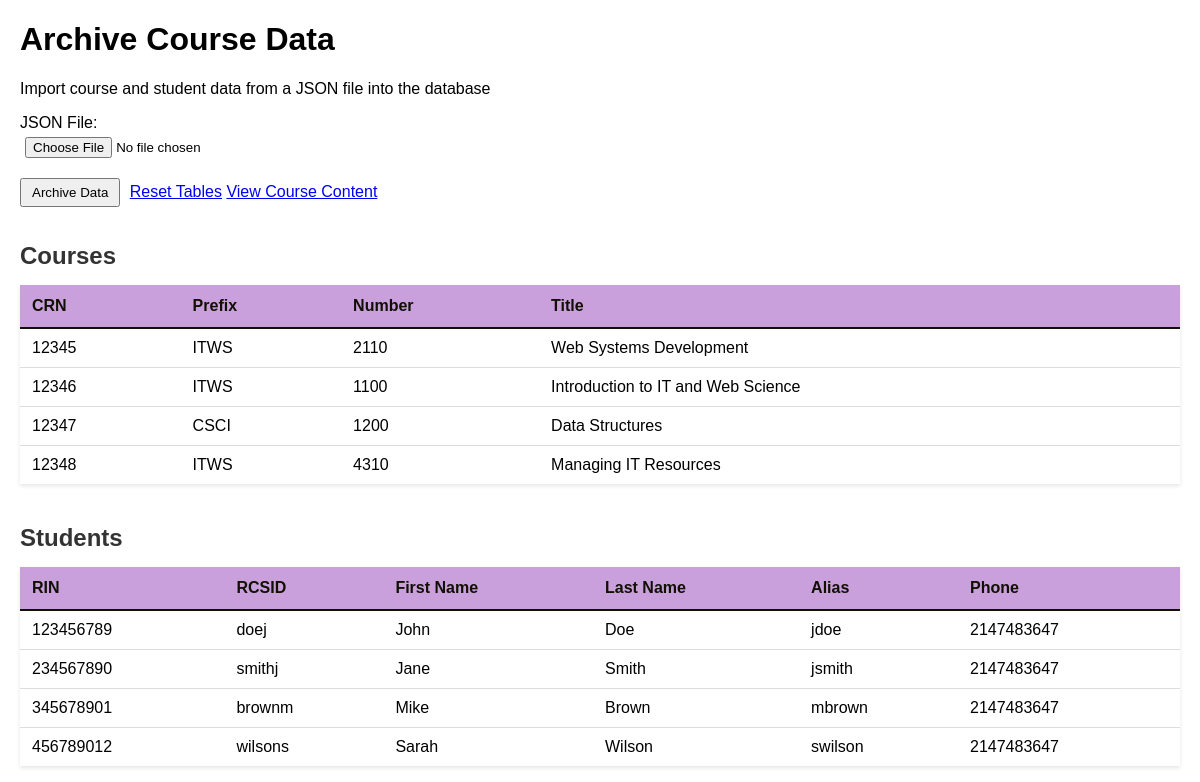
Before: / with the older database file.
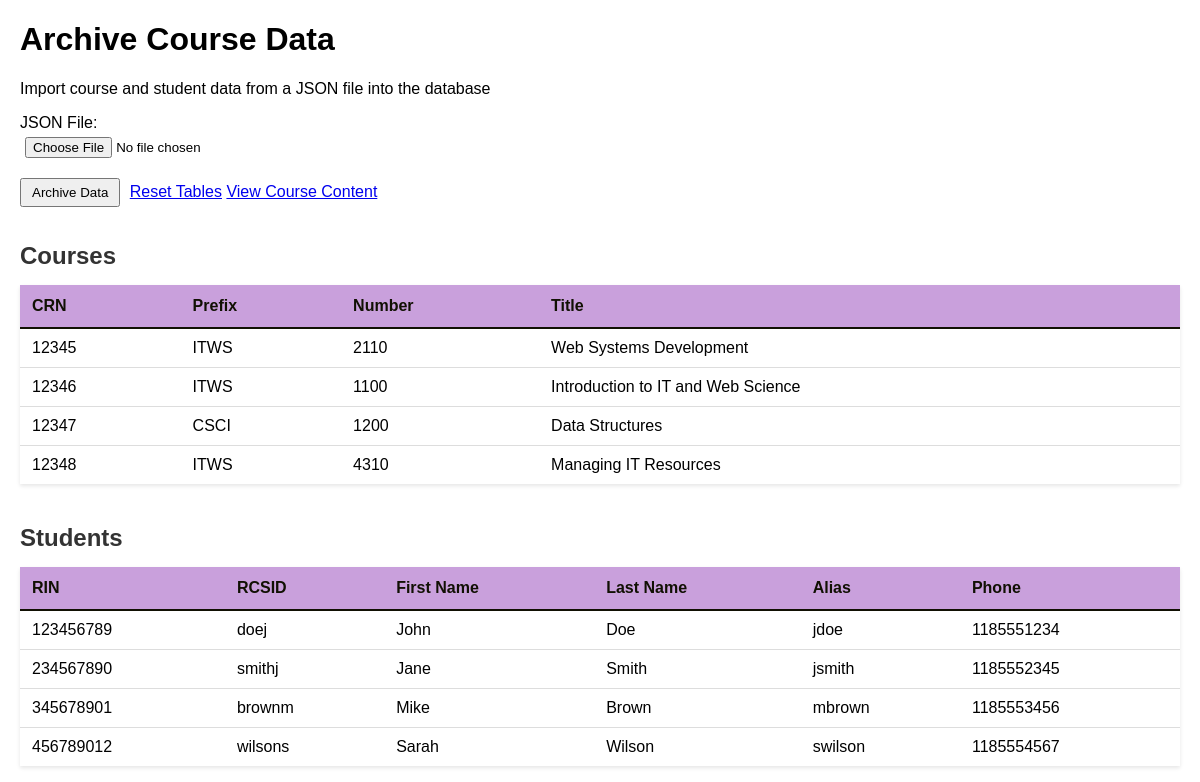
After: the same page with the newer database file.
### tables this page shows
CREATE TABLE IF NOT EXISTS courses (
    crn INT(11) PRIMARY KEY,
    prefix VARCHAR(4) NOT NULL,
    number SMALLINT(4) NOT NULL,
    title VARCHAR(255) NOT NULL,
    course_content JSON
);

CREATE TABLE IF NOT EXISTS students (
    RIN INT(9) PRIMARY KEY,
    RCSID CHAR(7),
    first_name VARCHAR(100) NOT NULL,
    last_name VARCHAR(100) NOT NULL,
    alias VARCHAR(100) NOT NULL,
    phone INT(10)
);

### index.php (the view, shortened to what this page needs)
<?php
require_once 'db_connect.php';
$courses = [];
$students = [];
if (isset($conn)) {
    $coursesResult = $conn->query("SELECT crn, prefix, number, title FROM courses ORDER BY crn");
    if ($coursesResult && $coursesResult->num_rows > 0) {
        while ($row = $coursesResult->fetch_assoc()) {
            $courses[] = $row;
        }
    }
    $studentsResult = $conn->query("SELECT RIN, RCSID, first_name, last_name, alias, phone FROM students ORDER BY RIN");
    if ($studentsResult && $studentsResult->num_rows > 0) {
        while ($row = $studentsResult->fetch_assoc()) {
            $students[] = $row;
        }
    }
}
?>
<!DOCTYPE html>
<html lang="en">
<head>
    <link rel="stylesheet" href="style.css">
</head>
<body>
    <h1>Archive Course Data</h1>
    <p>Import course and student data from a JSON file into the database</p>
    <form id="archiveForm">
        <div class="form-group">
            <label for="json_file">JSON File:</label>
            <input type="file" id="json_file" name="json_file" accept=".json" required>
        </div>
        <button type="submit">Archive Data</button>
        <a href="reset.php">Reset Tables</a>
        <a href="viewer.php">View Course Content</a>
    </form>
    <div class="tables-container">
        <div class="table-section">
            <h2>Courses</h2>
            <?php if (empty($courses)): ?>
                <p>No courses in database.</p>
            <?php else: ?>
                <table class="data-table">
                    <thead>
                        <tr>
                            <th>CRN</th>
                            <th>Prefix</th>
                            <th>Number</th>
                            <th>Title</th>
                        </tr>
                    </thead>
                    <tbody>
                        <?php foreach ($courses as $course): ?>
                            <tr>
                                <td><?php echo htmlspecialchars($course['crn']); ?></td>
                                <td><?php echo htmlspecialchars($course['prefix']); ?></td>
                                <td><?php echo htmlspecialchars($course['number']); ?></td>
                                <td><?php echo htmlspecialchars($course['title']); ?></td>
                            </tr>
                        <?php endforeach; ?>
                    </tbody>
                </table>
            <?php endif; ?>
        </div>
        <div class="table-section">
            <h2>Students</h2>
            <?php if (empty($students)): ?>
                <p>No students in database.</p>
            <?php else: ?>
                <table class="data-table">
                    <thead>
                        <tr>
                            <th>RIN</th>
                            <th>RCSID</th>
                            <th>First Name</th>
                            <th>Last Name</th>
                            <th>Alias</th>
                            <th>Phone</th>
                        </tr>
                    </thead>
                    <tbody>
                        <?php foreach ($students as $student): ?>
                            <tr>
                                <td><?php echo htmlspecialchars($student['RIN']); ?></td>
                                <td><?php echo htmlspecialchars($student['RCSID'] ?? ''); ?></td>
                                <td><?php echo htmlspecialchars($student['first_name']); ?></td>
                                <td><?php echo htmlspecialchars($student['last_name']); ?></td>
                                <td><?php echo htmlspecialchars($student['alias']); ?></td>
                                <td><?php echo htmlspecialchars($student['phone'] ?? ''); ?></td>
                            </tr>
                        <?php endforeach; ?>
                    </tbody>
                </table>
            <?php endif; ?>
        </div>
    </div>
</body>
</html>

### style.css (style rules this page uses)
body { margin: 20px; font-family: Arial, sans-serif; }
.form-group { margin: 10px 0; }
label { display: block; }
input { padding: 5px; }
button, .btn-secondary { padding: 5px 10px; margin: 5px 5px 5px 0; }
.tables-container { margin-top: 30px; }
.table-section { margin-bottom: 40px; }
.table-section h2 { margin-bottom: 15px; color: #333; }
.data-table { width: 100%; border-collapse: collapse; margin-top: 10px; box-shadow: 0 2px 4px rgba(0,0,0,0.1); }
.data-table thead { background-color: #C9A0DC; color: #111003; }
.data-table th { padding: 12px; text-align: left; font-weight: bold; border-bottom: 2px solid #111003; }
.data-table td { padding: 10px 12px; border-bottom: 1px solid #ddd; }
.data-table tbody tr:last-child td { border-bottom: none; }

Changed rows visible on the page:
changed students "doej": phone "2147483647" → "1185551234"
changed students "smithj": phone "2147483647" → "1185552345"
changed students "brownm": phone "2147483647" → "1185553456"
changed students "wilsons": phone "2147483647" → "1185554567"
